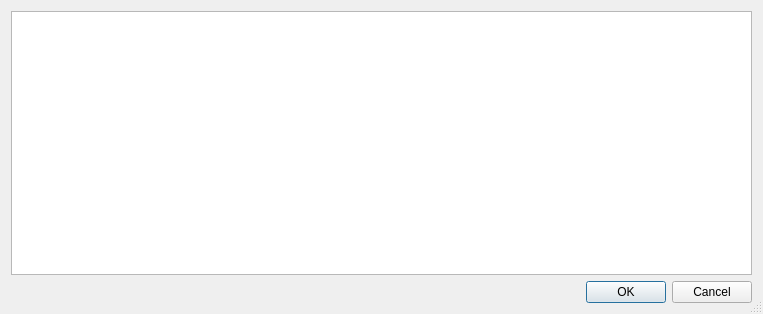
<?xml version="1.0" encoding="UTF-8"?>
<ui version="4.0">
 <class>OperatorSetup</class>
 <widget class="QDialog" name="OperatorSetup">
  <property name="geometry">
   <rect>
    <x>0</x>
    <y>0</y>
    <width>763</width>
    <height>314</height>
   </rect>
  </property>
  <property name="windowTitle">
   <string>Setup operator data</string>
  </property>
  <property name="sizeGripEnabled">
   <bool>true</bool>
  </property>
  <layout class="QGridLayout" name="gridLayout">
   <item row="0" column="0">
    <widget class="EditQsoView" name="opTable">
     <property name="selectionMode">
      <enum>QAbstractItemView::SingleSelection</enum>
     </property>
    </widget>
   </item>
   <item row="1" column="0">
    <widget class="QDialogButtonBox" name="buttonBox">
     <property name="orientation">
      <enum>Qt::Horizontal</enum>
     </property>
     <property name="standardButtons">
      <set>QDialogButtonBox::Cancel|QDialogButtonBox::Ok</set>
     </property>
    </widget>
   </item>
  </layout>
 </widget>
 <customwidgets>
  <customwidget>
   <class>EditQsoView</class>
   <extends>QTableView</extends>
   <header>editqsoview.h</header>
  </customwidget>
 </customwidgets>
 <resources/>
 <connections>
  <connection>
   <sender>buttonBox</sender>
   <signal>accepted()</signal>
   <receiver>OperatorSetup</receiver>
   <slot>accept()</slot>
   <hints>
    <hint type="sourcelabel">
     <x>248</x>
     <y>254</y>
    </hint>
    <hint type="destinationlabel">
     <x>157</x>
     <y>274</y>
    </hint>
   </hints>
  </connection>
  <connection>
   <sender>buttonBox</sender>
   <signal>rejected()</signal>
   <receiver>OperatorSetup</receiver>
   <slot>reject()</slot>
   <hints>
    <hint type="sourcelabel">
     <x>316</x>
     <y>260</y>
    </hint>
    <hint type="destinationlabel">
     <x>286</x>
     <y>274</y>
    </hint>
   </hints>
  </connection>
 </connections>
</ui>
